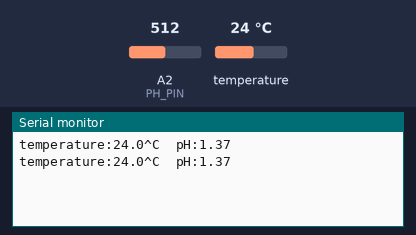
Bench run of a sketch on a simulated Arduino Uno, built with avr-gcc and run on an emulated ATmega328P. Parts: the last lines printed to the serial monitor. Inputs (shaded band) come from the test bench; at power-on: temperature 24 °C, A2 (PH_PIN) = 512.

Above: at 3.5 s.
3.6 s: temperature set to 12 °C
At 4.6 s:
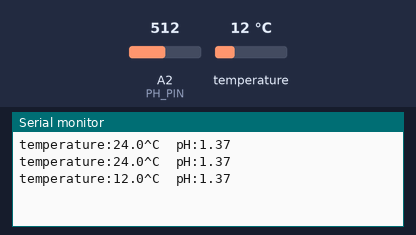
5.1 s: A2 (PH_PIN) set to 716
At 6.4 s:
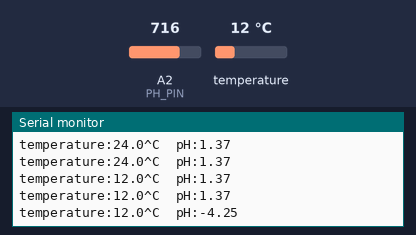
6.6 s: temperature set to 19 °C
At 7.2 s:
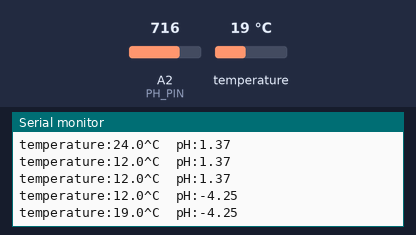
8.1 s: A2 (PH_PIN) set to 900
At 9.6 s:
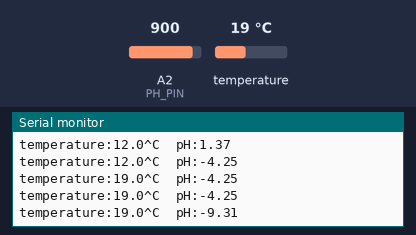
Timing chart, 0 to 10.6 s (numbered marks = the images above; inputs shaded):
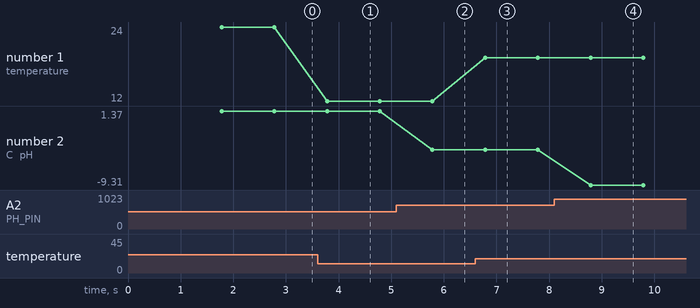

Measured:
- after the input at 3.6 s, the serial monitor: prints a new line after 0.18 s (image 1)
- after the input at 5.1 s, the serial monitor: prints a new line after 0.68 s (image 2)
- after the input at 6.6 s, the serial monitor: prints a new line after 0.18 s (image 3)
- after the input at 8.1 s, the serial monitor: prints a new line after 0.69 s (image 4)
- plotted number 1: 24 → 12 after the input at 3.6 s, 12 → 19 after the input at 6.6 s
- plotted number 2: 1.37 → -4.25 after the input at 5.1 s, -4.25 → -9.31 after the input at 8.1 s

The sketch:

ph_calibrator.ino
```cpp
// (licence header left out)
 // Temp DS18B20
#include <OneWire.h>
#include <DallasTemperature.h>
#define ONE_WIRE_BUS 6
OneWire oneWire(ONE_WIRE_BUS);
DallasTemperature sensors(&oneWire);

#include "DFRobot_PH.h"
#include <EEPROM.h>

#define PH_PIN A2
float voltage,phValue,temperature = 25;
DFRobot_PH ph;

void setup()
{
    Serial.begin(115200);
    sensors.begin();
    ph.begin();
}

void loop()
{
    static unsigned long timepoint = millis();

    if(millis()-timepoint>1000U){                  //time interval: 1s
        timepoint = millis();
        temperature = readTemperature();         // read your temperature sensor to execute temperature compensation
        voltage = analogRead(PH_PIN)/1024.0*5000;  // read the voltage
        phValue = ph.readPH(voltage,temperature);  // convert voltage to pH with temperature compensation
        Serial.print("temperature:");
        Serial.print(temperature,1);
        Serial.print("^C  pH:");
        Serial.println(phValue,2);
    }
    ph.calibration(voltage,temperature);           // calibration process by Serail CMD
}

float readTemperature()
{
  //add your code here to get the temperature from your temperature sensor
  sensors.requestTemperatures();
  float temp=sensors.getTempCByIndex(0);
  return temp;
}
```
